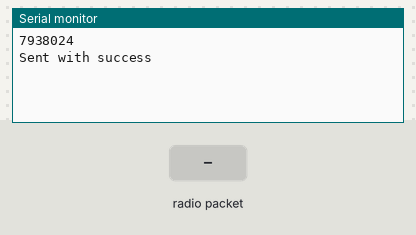
Bench run of a sketch on a simulated ESP32. Shown: the last lines printed to the serial monitor. Inputs (shaded band) come from the test bench. Random numbers use the default seed unless the sketch sets one.

Above: at 1.2 s.
1.3 s: radio packet "1" arrives
At 1.9 s:
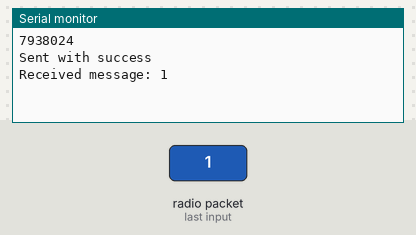
2.8 s: radio packet "0" arrives
At 4.0 s:
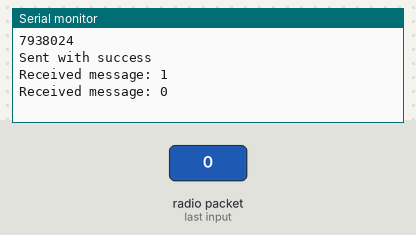
4.3 s: radio packet "2" arrives
At 5.4 s:
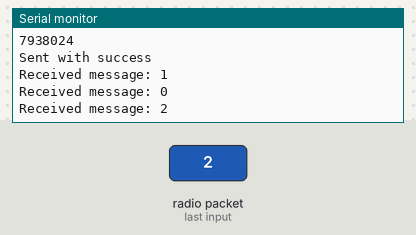

Measured:
- after the input at 1.3 s, the serial monitor: prints a new line at once (image 1)
- after the input at 2.8 s, the serial monitor: prints a new line at once (image 2)
- after the input at 4.3 s, the serial monitor: prints a new line at once (image 3)

The sketch:

sketch_feb21b.ino
```cpp
#include <esp_now.h>
#include <WiFi.h>

// MAC addresses of the two ESP32 devices
uint8_t receiverMacAddress[] = {0xa8, 0x42, 0xe3, 0x45, 0x94, 0x68};
esp_now_peer_info_t peerInfo;

// Callback function to handle received data
void OnDataRecv(const uint8_t *macAddr, const uint8_t *data, int len) {
  // Handle received data

  // Print received message
  Serial.print("Received message: ");
  Serial.println((char*)data);
}

void fillRandomBytes(uint8_t *array, size_t length) {
  for (size_t i = 0; i < length - 1; i++) { // Leave space for the null terminator
    array[i] = random(0, 10) + '0'; // Generates a random digit and converts it to its ASCII representation
  }
  array[length - 1] = '\0'; // Null-terminate the array
}

void setup() {
  // Initialize Serial and Wi-Fi
  Serial.begin(115200);
  WiFi.mode(WIFI_STA);

    // Init ESP-NOW
  if (esp_now_init() != ESP_OK) {
    Serial.println("Error initializing ESP-NOW");
    return;
  }

  // Register peer
  memcpy(peerInfo.peer_addr, receiverMacAddress, 6);
  peerInfo.channel = 0;
  peerInfo.encrypt = false;

  // Add peer
  if (esp_now_add_peer(&peerInfo) != ESP_OK){
    Serial.println("Failed to add peer");
    return;
  }
  // Register for a callback function that will be called when data is received
  esp_now_register_recv_cb(OnDataRecv);
}

void loop() {
  // Send message via ESP-NOW
  uint8_t senderData[9];
  fillRandomBytes(senderData,8);
  Serial.println((char*)senderData);
  esp_err_t result = esp_now_send(receiverMacAddress, senderData, sizeof(senderData));

  if (result == ESP_OK) {
    Serial.println("Sent with success");
  }
  else {
    Serial.println("Error sending the data");
  }
 delay(10000);
}
```
